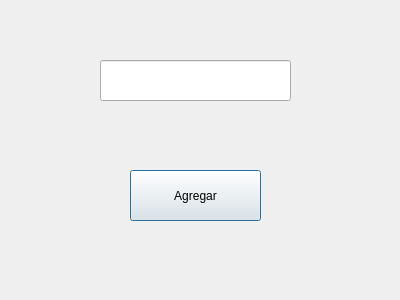
<?xml version="1.0" encoding="UTF-8"?>
<ui version="4.0">
 <class>Dialog</class>
 <widget class="QDialog" name="Dialog">
  <property name="geometry">
   <rect>
    <x>0</x>
    <y>0</y>
    <width>400</width>
    <height>300</height>
   </rect>
  </property>
  <property name="windowTitle">
   <string>Dialog</string>
  </property>
  <widget class="QLineEdit" name="lineEdit">
   <property name="geometry">
    <rect>
     <x>100</x>
     <y>60</y>
     <width>191</width>
     <height>41</height>
    </rect>
   </property>
  </widget>
  <widget class="QPushButton" name="pushButton">
   <property name="geometry">
    <rect>
     <x>130</x>
     <y>170</y>
     <width>131</width>
     <height>51</height>
    </rect>
   </property>
   <property name="text">
    <string>Agregar</string>
   </property>
  </widget>
 </widget>
 <resources/>
 <connections/>
</ui>
